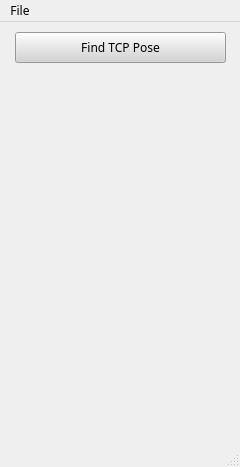
<?xml version="1.0" encoding="UTF-8"?>
<ui version="4.0">
 <author>IAE</author>
 <class>MainWindow</class>
 <widget class="QMainWindow" name="MainWindow">
  <property name="geometry">
   <rect>
    <x>0</x>
    <y>0</y>
    <width>240</width>
    <height>467</height>
   </rect>
  </property>
  <property name="font">
   <font>
    <family>NanumSquare</family>
   </font>
  </property>
  <property name="windowTitle">
   <string/>
  </property>
  <property name="windowIcon">
   <iconset theme="document-save-as">
    <normaloff>.</normaloff>.</iconset>
  </property>
  <property name="toolTip">
   <string/>
  </property>
  <property name="styleSheet">
   <string notr="true"/>
  </property>
  <widget class="QWidget" name="centralwidget">
   <widget class="QPushButton" name="btn_find_tcp_pose">
    <property name="geometry">
     <rect>
      <x>15</x>
      <y>10</y>
      <width>211</width>
      <height>31</height>
     </rect>
    </property>
    <property name="font">
     <font>
      <family>NanumSquare</family>
     </font>
    </property>
    <property name="styleSheet">
     <string notr="true">color: rgb(0,0,0);
background-color: rgb(212, 212, 212);</string>
    </property>
    <property name="text">
     <string>Find TCP Pose</string>
    </property>
   </widget>
  </widget>
  <widget class="QMenuBar" name="menubar">
   <property name="geometry">
    <rect>
     <x>0</x>
     <y>0</y>
     <width>240</width>
     <height>24</height>
    </rect>
   </property>
   <widget class="QMenu" name="menuControl">
    <property name="title">
     <string>File</string>
    </property>
    <addaction name="actionExit"/>
   </widget>
   <addaction name="menuControl"/>
  </widget>
  <widget class="QStatusBar" name="statusbar"/>
  <action name="actionExit">
   <property name="text">
    <string>Exit</string>
   </property>
  </action>
 </widget>
 <resources/>
 <connections/>
 <designerdata>
  <property name="gridDeltaX">
   <number>5</number>
  </property>
  <property name="gridDeltaY">
   <number>5</number>
  </property>
  <property name="gridSnapX">
   <bool>true</bool>
  </property>
  <property name="gridSnapY">
   <bool>true</bool>
  </property>
  <property name="gridVisible">
   <bool>true</bool>
  </property>
 </designerdata>
</ui>
